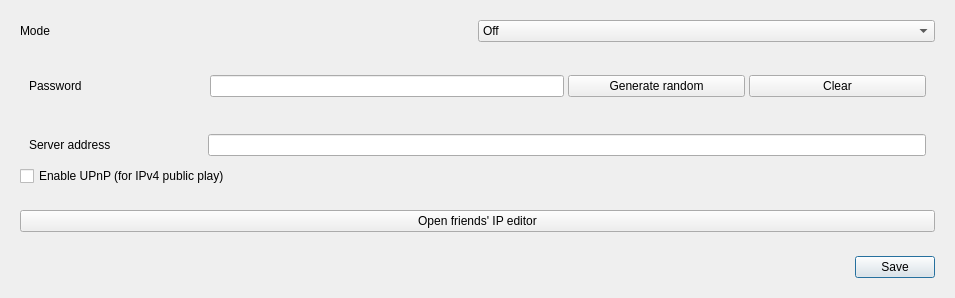
<?xml version="1.0" encoding="UTF-8"?>
<ui version="4.0">
 <class>btnet_dialog</class>
 <widget class="QDialog" name="btnet_dialog">
  <property name="geometry">
   <rect>
    <x>0</x>
    <y>0</y>
    <width>955</width>
    <height>241</height>
   </rect>
  </property>
  <property name="sizePolicy">
   <sizepolicy hsizetype="Preferred" vsizetype="Preferred">
    <horstretch>0</horstretch>
    <verstretch>0</verstretch>
   </sizepolicy>
  </property>
  <property name="windowTitle">
   <string>Bluetooth netplay settings</string>
  </property>
  <property name="modal">
   <bool>true</bool>
  </property>
  <layout class="QGridLayout" name="gridLayout">
   <item row="0" column="0" alignment="Qt::AlignTop">
    <widget class="QWidget" name="horizontalWidget" native="true">
     <property name="sizePolicy">
      <sizepolicy hsizetype="Preferred" vsizetype="Fixed">
       <horstretch>0</horstretch>
       <verstretch>0</verstretch>
      </sizepolicy>
     </property>
     <layout class="QHBoxLayout" name="horizontalLayout">
      <property name="spacing">
       <number>0</number>
      </property>
      <item>
       <widget class="QLabel" name="label">
        <property name="sizePolicy">
         <sizepolicy hsizetype="Preferred" vsizetype="Fixed">
          <horstretch>0</horstretch>
          <verstretch>0</verstretch>
         </sizepolicy>
        </property>
        <property name="text">
         <string>Mode</string>
        </property>
       </widget>
      </item>
      <item>
       <widget class="QComboBox" name="mode_combo_box">
        <item>
         <property name="text">
          <string>Off</string>
         </property>
        </item>
        <item>
         <property name="text">
          <string>Direct IP</string>
         </property>
        </item>
        <item>
         <property name="text">
          <string>LAN</string>
         </property>
        </item>
        <!--
        <item>
         <property name="text">
          <string>Server</string>
         </property>
        </item>-->
       </widget>
      </item>
     </layout>
    </widget>
   </item>
   <item row="2" column="0" alignment="Qt::AlignTop">
    <widget class="QWidget" name="server_opts_widget" native="true">
     <property name="sizePolicy">
      <sizepolicy hsizetype="Preferred" vsizetype="Fixed">
       <horstretch>0</horstretch>
       <verstretch>0</verstretch>
      </sizepolicy>
     </property>
     <layout class="QVBoxLayout" name="verticalLayout">
      <property name="spacing">
       <number>0</number>
      </property>
      <item>
       <widget class="QWidget" name="horizontalWidget" native="true">
        <property name="sizePolicy">
         <sizepolicy hsizetype="Preferred" vsizetype="Fixed">
          <horstretch>0</horstretch>
          <verstretch>0</verstretch>
         </sizepolicy>
        </property>
        <layout class="QHBoxLayout" name="server_addr_edit_widget" stretch="1,4">
         <property name="spacing">
          <number>0</number>
         </property>
         <property name="bottomMargin">
          <number>10</number>
         </property>
         <item>
          <widget class="QLabel" name="label_2">
           <property name="sizePolicy">
            <sizepolicy hsizetype="Preferred" vsizetype="Fixed">
             <horstretch>0</horstretch>
             <verstretch>0</verstretch>
            </sizepolicy>
           </property>
           <property name="text">
            <string>Server address</string>
           </property>
          </widget>
         </item>
         <item>
          <widget class="QLineEdit" name="server_addr_edit_line"/>
         </item>
        </layout>
       </widget>
      </item>
      <item>
       <widget class="QCheckBox" name="enable_upnp_checkbox">
        <property name="sizePolicy">
         <sizepolicy hsizetype="Minimum" vsizetype="Fixed">
          <horstretch>0</horstretch>
          <verstretch>0</verstretch>
         </sizepolicy>
        </property>
        <property name="text">
         <string>Enable UPnP (for IPv4 public play)</string>
        </property>
       </widget>
      </item>
     </layout>
    </widget>
   </item>
   <item row="7" column="0" alignment="Qt::AlignBottom">
    <widget class="QWidget" name="horizontalWidget" native="true">
     <property name="sizePolicy">
      <sizepolicy hsizetype="Preferred" vsizetype="Fixed">
       <horstretch>0</horstretch>
       <verstretch>0</verstretch>
      </sizepolicy>
     </property>
     <layout class="QHBoxLayout" name="horizontalLayout_2">
      <item>
       <spacer name="horizontalSpacer">
        <property name="orientation">
         <enum>Qt::Horizontal</enum>
        </property>
        <property name="sizeHint" stdset="0">
         <size>
          <width>40</width>
          <height>20</height>
         </size>
        </property>
       </spacer>
      </item>
      <item>
       <widget class="QPushButton" name="save_btn">
        <property name="text">
         <string>Save</string>
        </property>
       </widget>
      </item>
     </layout>
    </widget>
   </item>
   <item row="6" column="0" alignment="Qt::AlignTop">
    <widget class="QWidget" name="direct_ip_opts_widget" native="true">
     <property name="sizePolicy">
      <sizepolicy hsizetype="Preferred" vsizetype="Fixed">
       <horstretch>0</horstretch>
       <verstretch>0</verstretch>
      </sizepolicy>
     </property>
     <layout class="QVBoxLayout" name="direct_ip_option_widget">
      <property name="spacing">
       <number>0</number>
      </property>
      <item>
       <widget class="QPushButton" name="direct_ip_editor_open_btn">
        <property name="text">
         <string>Open friends' IP editor</string>
        </property>
       </widget>
      </item>
     </layout>
    </widget>
   </item>
   <item row="1" column="0" alignment="Qt::AlignTop">
    <widget class="QWidget" name="server_and_lan_shared_opts_widget" native="true">
     <property name="sizePolicy">
      <sizepolicy hsizetype="Preferred" vsizetype="Fixed">
       <horstretch>0</horstretch>
       <verstretch>0</verstretch>
      </sizepolicy>
     </property>
     <layout class="QVBoxLayout" name="server_and_lan_shared_option_widget">
      <property name="spacing">
       <number>4</number>
      </property>
      <property name="bottomMargin">
       <number>4</number>
      </property>
      <item>
       <widget class="QWidget" name="horizontalWidget_2" native="true">
        <property name="sizePolicy">
         <sizepolicy hsizetype="Preferred" vsizetype="Fixed">
          <horstretch>0</horstretch>
          <verstretch>0</verstretch>
         </sizepolicy>
        </property>
        <layout class="QHBoxLayout" name="horizontalLayout_4" stretch="1,2,1,1">
         <property name="spacing">
          <number>4</number>
         </property>
         <item>
          <widget class="QLabel" name="label_3">
           <property name="statusTip">
            <string>Players with the same password will be able to see each others. This can be empty.</string>
           </property>
           <property name="text">
            <string>Password</string>
           </property>
          </widget>
         </item>
         <item>
          <widget class="QLineEdit" name="password_line_edit"/>
         </item>
         <item>
          <widget class="QPushButton" name="password_gen_random_btn">
           <property name="text">
            <string>Generate random</string>
           </property>
          </widget>
         </item>
         <item>
          <widget class="QPushButton" name="password_clear_btn">
           <property name="text">
            <string>Clear</string>
           </property>
          </widget>
         </item>
        </layout>
       </widget>
      </item>
     </layout>
    </widget>
   </item>
  </layout>
 </widget>
 <resources/>
 <connections/>
</ui>
